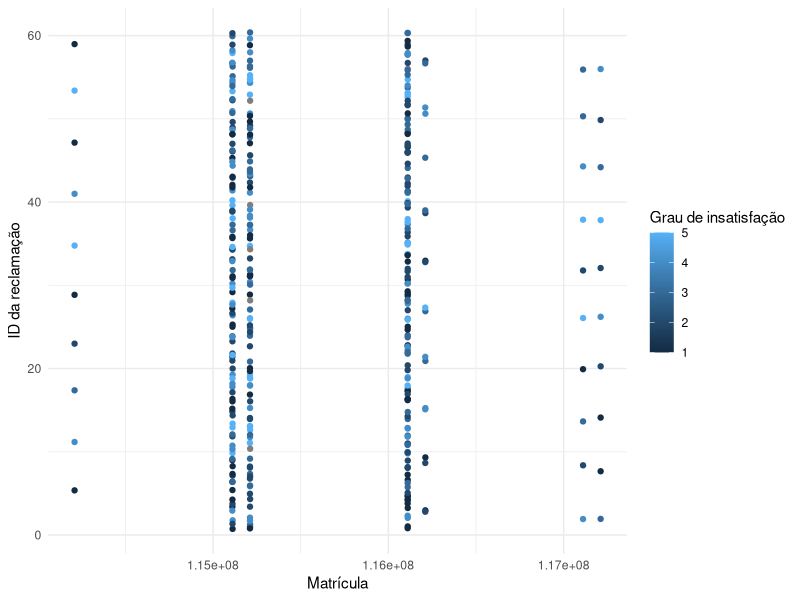

Source code (R):
## ---- chunk 1
library(tidyverse)
library(here)
theme_set(theme_minimal())

## ---- chunk 2
avaliacao_humana = read_csv("../data/3-avaliacao-humana/avaliacoes-20181030.csv")
## ---- chunk 3

## ---- chunk 4
avaliacao_humana %>% 
    ggplot(aes(y = `ID da reclamação`,
               x = Matrícula,
               color = `Grau de insatisfação`)) +
    geom_jitter()
